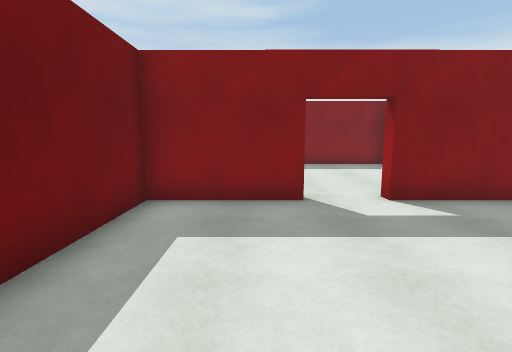
View 1 (above)

12 first-person views from a walk through a 3-D level made in the Unity game engine. The camera is 1.4 m above the floor, tilts 8° down and sees 85° across. The floor is counted in squares, 1 m on a side. Each view is taken from the middle of a square. On the plan, view 1 faces up. The plan holds only what a view shows up to about 14 squares ahead; the rest is blank. The player character is not drawn. Door leaves are left out, so doorways stand open.

View 2
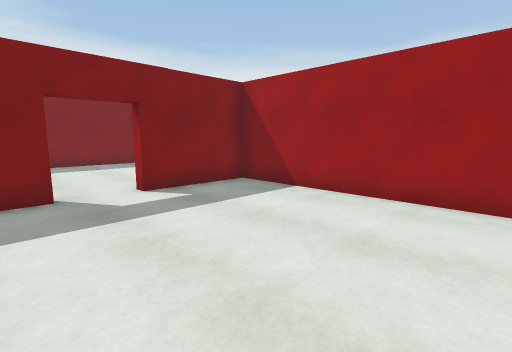

View 3
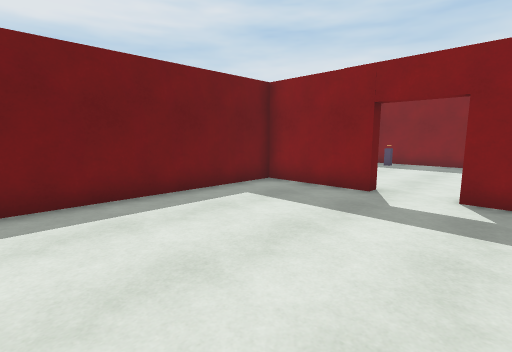

View 4
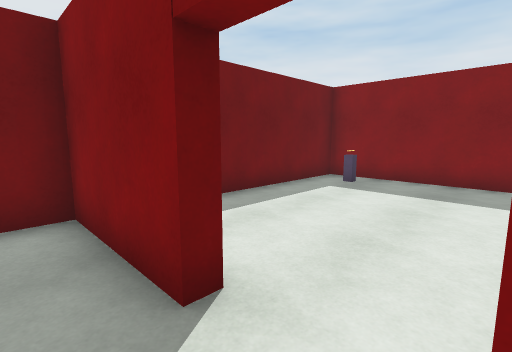

View 5
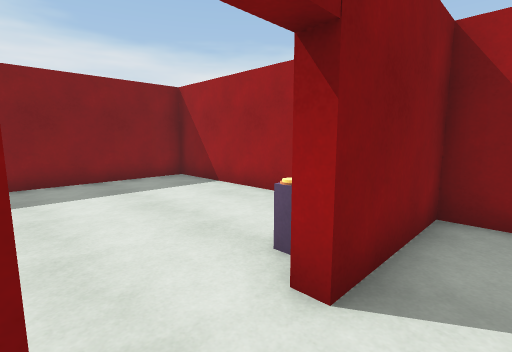

View 6
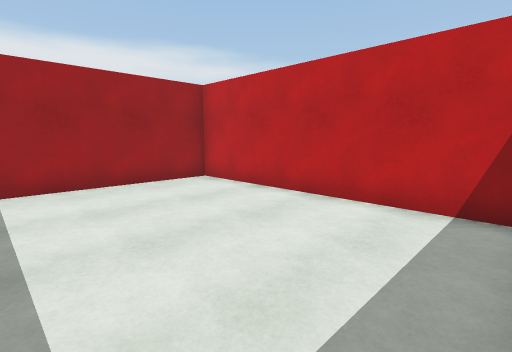

View 7
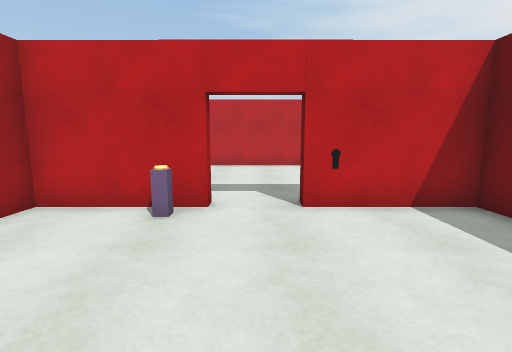

View 8
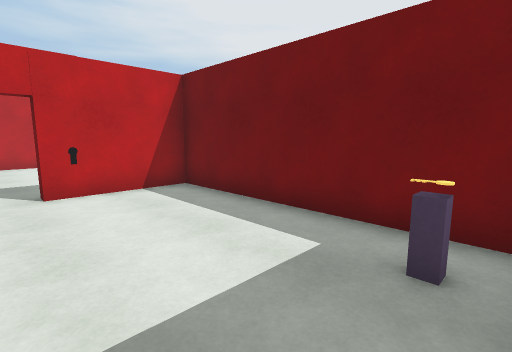

View 9
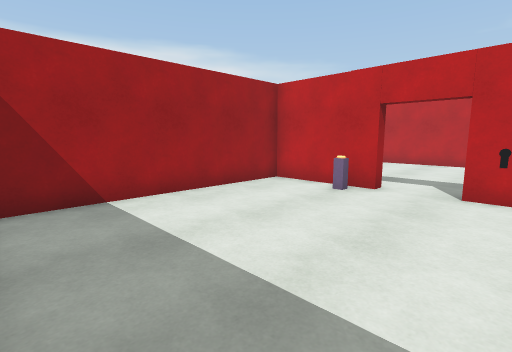

View 10
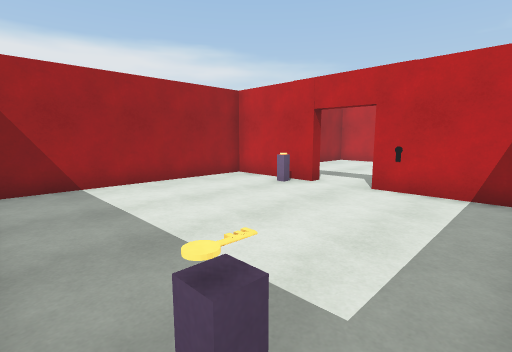

View 11
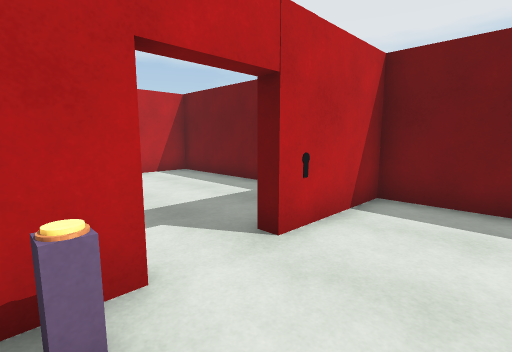

View 12
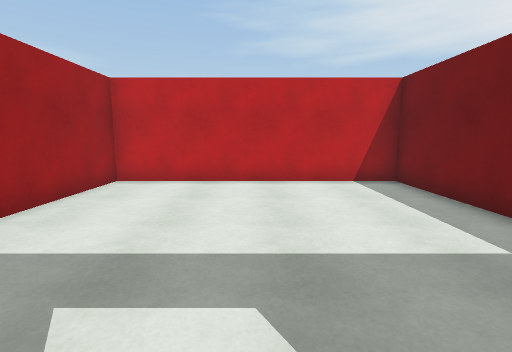

### Floor plan
Ten units are one square. View 1 is at (0, 0); x grows to the right and y downward. Boxes are objects, and circles mark ways between rooms. Rooms are numbered by the first view taken in them; rooms with no view inside come last. Other rooms are left out.
<svg viewBox="-29 -149 98 172">
<path fill="none" stroke="#000" d="M11 -61 -24 -61 -24 18 64 18 64 -61 30 -61M30 -65 64 -65 64 -144 -24 -144 -24 -65 11 -65"/>
<rect x="-5" y="-65" width="10" height="10" fill="#bbb"><title>other object</title></rect>
<rect x="-15" y="-135" width="10" height="10" fill="#bbb"><title>other object</title></rect>
<rect x="35" y="-75" width="10" height="10" fill="#bbb"><title>other object</title></rect>
<circle cx="20" cy="-60" r="3" fill="#2a7"/>
<text x="20" y="-20">1</text>
<text x="20" y="-110">2</text>
</svg>
Room 1 opens to room 2.

Where each view was taken, in squares from view 1:
view 1: 0 up, 0 right, facing up
view 2: 1 down, 0 right, facing up-right
view 3: 1 down, 4 right, facing up-left
view 4: 5 up, 3 right, facing up-left
view 5: 5 up, 1 right, facing up-right
view 6: 4 up, 2 left, facing down-right
view 7: 12 up, 2 right, facing down
view 8: 14 up, 2 right, facing down-left
view 9: 14 up, 0 right, facing down-right
view 10: 14 up, 2 left, facing down-right
view 11: 9 up, 4 right, facing down-left
view 12: 7 up, 2 right, facing down
